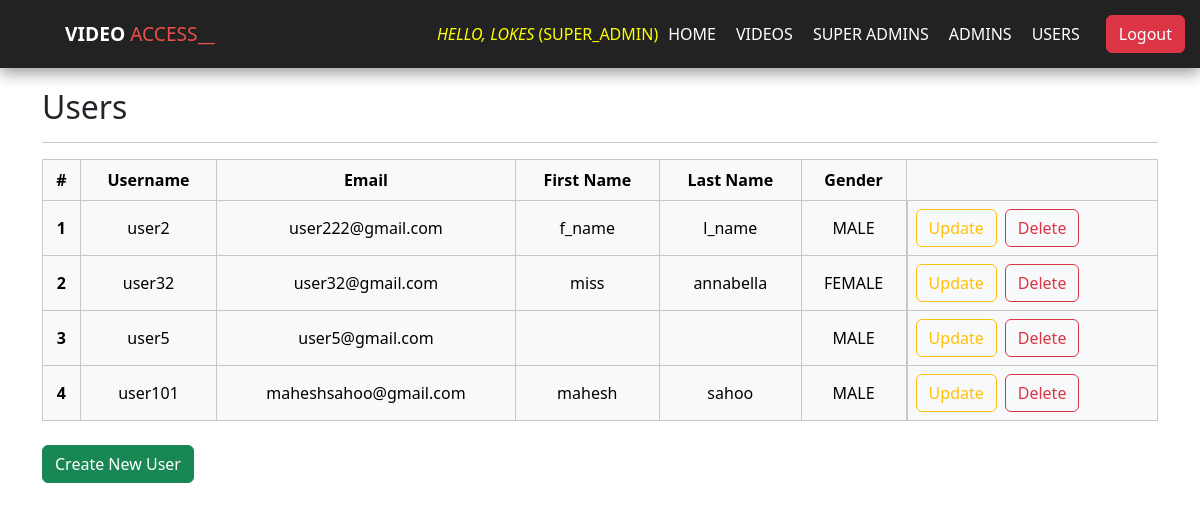
Screenshot of /myapp/users/ (signed in) with the database file from the repository.
### authentication/models.py (models this page shows, shortened)
class User(AbstractUser):
    class Type(models.TextChoices):
        SUPER_ADMIN = 'SUPER_ADMIN', 'Super Admin'
        ADMIN = 'ADMIN', 'Admin'
        USER = 'USER', 'User'
    class Gender(models.TextChoices):
        MALE = 'MALE', 'Male'
        FEMALE = 'FEMALE', 'Female'
        OTHER = 'OTHER', 'Other'
    default_type = Type.SUPER_ADMIN
    objects = UserManager()
    admin = AdminManager()
    default_user = DefaultUserManager()
    super_admin = SuperAdminManager()
    email = models.EmailField(unique=True)
    type = models.CharField("User Type", max_length=11, choices=Type.choices)
    gender = models.CharField("Gender", max_length=6, choices=Gender.choices)
    first_name = models.CharField(max_length=15, blank=True)
    last_name = models.CharField(max_length=15, blank=True)

### myapp/views.py (the view)
    def inner(request):
        if request.user.type=='ADMIN' or request.user.type=='SUPER_ADMIN':
            return func(request)
        else:
            return HttpResponse(f'<h2><pre>Access Denied for non-ADMIN and non-SUPER_ADMIN !!!</pre></h2><p>URL: <b>{request.path}</b></p><p>Username: <b>{request.user.username}</b></p><p>User Type: <b>{request.user.type}</b></p>Goto <a href="/myapp/dashboard">Home page</a>')

### authentication/models.py (called while the page is built)
    def get_queryset(self) -> models.QuerySet:
        query_set = super().get_queryset()
        return query_set.filter(type='USER')

### myapp/views.py (called while the page is built)
def admin_and_super_admin_only(func):
    def inner(request):
        if request.user.type=='ADMIN' or request.user.type=='SUPER_ADMIN':
            return func(request)
        else:
            return HttpResponse(f'<h2><pre>Access Denied for non-ADMIN and non-SUPER_ADMIN !!!</pre></h2><p>URL: <b>{request.path}</b></p><p>Username: <b>{request.user.username}</b></p><p>User Type: <b>{request.user.type}</b></p>Goto <a href="/myapp/dashboard">Home page</a>')
    return inner

@login_required(login_url='/auth/login/')
@admin_and_super_admin_only
def user_ops_view(request):
    default_users = User.default_user.all()
    return render(request, 'user_ops.html', {'default_users': default_users})

### myapp/templates/user_ops.html (shortened to what this page needs)
{% extends "base.html" %}
{% load static %}
{% block content %}
<h2>Users</h2>
<hr>
<table class="table table-bordered table-light table-hover text-center align-middle">
  <thead>
    <tr>
      <th scope="col">#</th>
      <th scope="col">Username</th>
      <th scope="col">Email</th>
      <th scope="col">First Name</th>
      <th scope="col">Last Name</th>
      <th scope="col">Gender</th>
      <th scope="col"></th>
    </tr>
  </thead>
  <tbody>
  {% for user in default_users %}
  <tr>
    <th class="counter"></th>
    <td>{{user.username}}</td>
    <td>{{user.email}}</td>
    <td>{{user.first_name}}</td>
    <td>{{user.last_name}}</td>
    <td>{{user.gender}}</td>
    <td style="display: flex;"><form action="/myapp/update-user-form/" method="post">{% csrf_token %}
      <button type="submit" class="btn btn-outline-warning" name="update_id" value="{{ user.id }}">Update</button>
    </form>
    <form action="/myapp/delete-user/" method="post">{% csrf_token %}
      <button type="submit" class="btn btn-outline-danger ms-2" name="delete_id" value="{{ user.id }}">Delete</button>
    </form></td>
  </tr>
  {% endfor %}
</tbody>
</table>
<a href="/myapp/create-user" class="btn btn-success mt-2">Create New User</a>
{% endblock content %}

### myapp/templates/base.html (shortened to what this page needs)
<!DOCTYPE html>
<html lang="en">
<head>
    {% load static %}
    <link href="https://cdn.jsdelivr.net/npm/bootstrap@5.3.3/dist/css/bootstrap.min.css" rel="stylesheet"
>
    <link rel="stylesheet" href="{% static 'base.css' %}">
</head>
<body>
    <nav class="navbar11">
        <div class="logoWrapper">
            <span class="title1">Video</span>
            <span class="title2">Access__</span>
        </div>
        <ul class="navigation1">
            {% if user.is_authenticated %}
                <div style="color:yellow;"><i>hello, {{ user.username }}</i> ({{ user.type }})</div>
                <li class="list-item1"><a class="link1" href="/myapp/dashboard/">Home</a></li>
                {% if user.type == 'ADMIN' or user.type == 'SUPER_ADMIN' %}
                <li class="list-item1"><a class="link1" href="{% url 'video_manager' %}">Videos</a></li>
                    {% if user.type == 'SUPER_ADMIN' %}
                        <li class="list-item1"><a class="link1" href="/myapp/super-admins/">Super Admins</a></li>
                        <li class="list-item1"><a class="link1" href="/myapp/admins/">Admins</a></li>
                    {% endif %}
                    <li class="list-item1"><a class="link1" href="/myapp/users/">Users</a></li>
                {% endif %}
                <form action="/auth/logout/" method="post">{% csrf_token %}<button type="submit" role=""
                        class="btn btn-danger ms-3">Logout</button></form>
            {%else%}
                <li class="list-item1"><a class="link1" href="#">Welcome</a></li>
            {%endif%}
        </ul>
    </nav>
    <div class="container">
        {% block content %}
        {% endblock content %}
    </div>
</body>
</html>

### myapp/static/base.css (style rules this page uses)
body { margin: 0; padding: 0; }

### rows the page displays
User: username "LOKES", type "SUPER_ADMIN"
User: username "user2", email "user222@gmail.com", first_name "f_name", last_name "l_name", gender "MALE", {{ user.id }} 3 (drawn)
User: username "user32", email "user32@gmail.com", first_name "miss", last_name "annabella", gender "FEMALE", {{ user.id }} 4 (drawn)
User: username "user5", email "user5@gmail.com", gender "MALE", {{ user.id }} 12 (drawn)
User: username "user101", email "maheshsahoo@gmail.com", first_name "mahesh", last_name "sahoo", gender "MALE", {{ user.id }} 14 (drawn)
